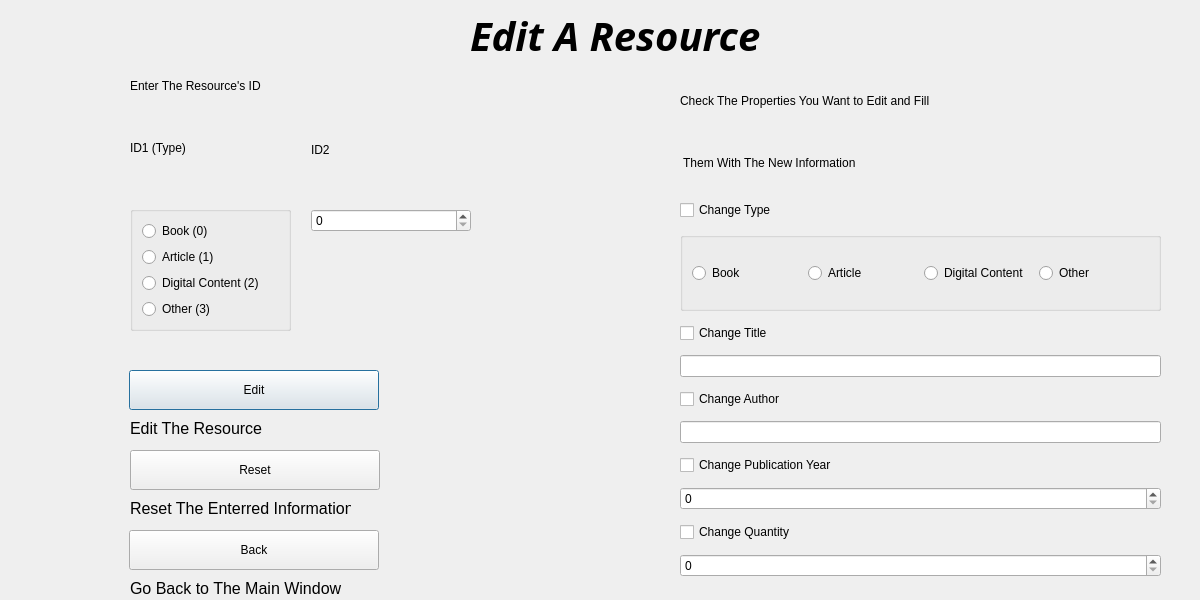
<?xml version="1.0" encoding="UTF-8"?>
<ui version="4.0">
 <class>editWindow</class>
 <widget class="QDialog" name="editWindow">
  <property name="geometry">
   <rect>
    <x>0</x>
    <y>0</y>
    <width>1200</width>
    <height>600</height>
   </rect>
  </property>
  <property name="windowTitle">
   <string>Dialog</string>
  </property>
  <widget class="QPushButton" name="edit">
   <property name="geometry">
    <rect>
     <x>129</x>
     <y>370</y>
     <width>250</width>
     <height>40</height>
    </rect>
   </property>
   <property name="text">
    <string>Edit</string>
   </property>
  </widget>
  <widget class="QPushButton" name="back">
   <property name="geometry">
    <rect>
     <x>129</x>
     <y>530</y>
     <width>250</width>
     <height>40</height>
    </rect>
   </property>
   <property name="text">
    <string>Back</string>
   </property>
  </widget>
  <widget class="QPushButton" name="reset">
   <property name="geometry">
    <rect>
     <x>130</x>
     <y>450</y>
     <width>250</width>
     <height>40</height>
    </rect>
   </property>
   <property name="text">
    <string>Reset</string>
   </property>
  </widget>
  <widget class="QLabel" name="label_2">
   <property name="geometry">
    <rect>
     <x>470</x>
     <y>10</y>
     <width>451</width>
     <height>51</height>
    </rect>
   </property>
   <property name="baseSize">
    <size>
     <width>0</width>
     <height>0</height>
    </size>
   </property>
   <property name="font">
    <font>
     <family>Script MT</family>
     <pointsize>30</pointsize>
     <italic>true</italic>
     <bold>true</bold>
    </font>
   </property>
   <property name="text">
    <string>Edit A Resource</string>
   </property>
  </widget>
  <widget class="QLabel" name="label">
   <property name="geometry">
    <rect>
     <x>130</x>
     <y>70</y>
     <width>309</width>
     <height>31</height>
    </rect>
   </property>
   <property name="text">
    <string>Enter The Resource's ID</string>
   </property>
  </widget>
  <widget class="QWidget" name="layoutWidget">
   <property name="geometry">
    <rect>
     <x>130</x>
     <y>110</y>
     <width>341</width>
     <height>221</height>
    </rect>
   </property>
   <layout class="QHBoxLayout" name="horizontalLayout">
    <property name="spacing">
     <number>20</number>
    </property>
    <item>
     <layout class="QVBoxLayout" name="verticalLayout_3">
      <item>
       <widget class="QLabel" name="label_3">
        <property name="text">
         <string>ID1 (Type)</string>
        </property>
       </widget>
      </item>
      <item>
       <widget class="QGroupBox" name="oldid1">
        <property name="title">
         <string/>
        </property>
        <layout class="QVBoxLayout" name="verticalLayout">
         <item>
          <widget class="QRadioButton" name="oldBook">
           <property name="text">
            <string>Book (0)</string>
           </property>
          </widget>
         </item>
         <item>
          <widget class="QRadioButton" name="oldArticle">
           <property name="text">
            <string>Article (1)</string>
           </property>
          </widget>
         </item>
         <item>
          <widget class="QRadioButton" name="oldDigitalContent">
           <property name="text">
            <string>Digital Content (2)</string>
           </property>
          </widget>
         </item>
         <item>
          <widget class="QRadioButton" name="oldOther">
           <property name="text">
            <string>Other (3)</string>
           </property>
          </widget>
         </item>
        </layout>
       </widget>
      </item>
     </layout>
    </item>
    <item>
     <layout class="QVBoxLayout" name="verticalLayout_2">
      <item>
       <widget class="QLabel" name="label_4">
        <property name="text">
         <string>ID2</string>
        </property>
       </widget>
      </item>
      <item>
       <widget class="QSpinBox" name="oldId2"/>
      </item>
      <item>
       <widget class="QLabel" name="label_6">
        <property name="text">
         <string/>
        </property>
       </widget>
      </item>
     </layout>
    </item>
   </layout>
  </widget>
  <widget class="QWidget" name="layoutWidget">
   <property name="geometry">
    <rect>
     <x>680</x>
     <y>76</y>
     <width>481</width>
     <height>501</height>
    </rect>
   </property>
   <layout class="QVBoxLayout" name="verticalLayout_11">
    <property name="spacing">
     <number>12</number>
    </property>
    <item>
     <layout class="QVBoxLayout" name="verticalLayout_5">
      <item>
       <widget class="QLabel" name="label_5">
        <property name="text">
         <string>Check The Properties You Want to Edit and Fill</string>
        </property>
       </widget>
      </item>
      <item>
       <widget class="QLabel" name="label_7">
        <property name="text">
         <string> Them With The New Information</string>
        </property>
       </widget>
      </item>
     </layout>
    </item>
    <item>
     <layout class="QVBoxLayout" name="verticalLayout_7">
      <item>
       <widget class="QCheckBox" name="isType">
        <property name="text">
         <string>Change Type</string>
        </property>
       </widget>
      </item>
      <item>
       <widget class="QGroupBox" name="newType">
        <property name="title">
         <string/>
        </property>
        <layout class="QHBoxLayout" name="horizontalLayout_2">
         <item>
          <widget class="QRadioButton" name="newBook">
           <property name="text">
            <string>Book</string>
           </property>
          </widget>
         </item>
         <item>
          <widget class="QRadioButton" name="newArticle">
           <property name="text">
            <string>Article</string>
           </property>
          </widget>
         </item>
         <item>
          <widget class="QRadioButton" name="newDigitalContent">
           <property name="text">
            <string>Digital Content</string>
           </property>
          </widget>
         </item>
         <item>
          <widget class="QRadioButton" name="newOther">
           <property name="text">
            <string>Other</string>
           </property>
          </widget>
         </item>
        </layout>
       </widget>
      </item>
     </layout>
    </item>
    <item>
     <layout class="QVBoxLayout" name="verticalLayout_10">
      <item>
       <widget class="QCheckBox" name="isTitle">
        <property name="text">
         <string>Change Title</string>
        </property>
       </widget>
      </item>
      <item>
       <widget class="QLineEdit" name="newTitle"/>
      </item>
     </layout>
    </item>
    <item>
     <layout class="QVBoxLayout" name="verticalLayout_6">
      <item>
       <widget class="QCheckBox" name="isAuthor">
        <property name="text">
         <string>Change Author</string>
        </property>
       </widget>
      </item>
      <item>
       <widget class="QLineEdit" name="newAuthor"/>
      </item>
     </layout>
    </item>
    <item>
     <layout class="QVBoxLayout" name="verticalLayout_9">
      <item>
       <widget class="QCheckBox" name="isPublicationYear">
        <property name="text">
         <string>Change Publication Year</string>
        </property>
       </widget>
      </item>
      <item>
       <widget class="QSpinBox" name="newPublicationYear"/>
      </item>
     </layout>
    </item>
    <item>
     <layout class="QVBoxLayout" name="verticalLayout_8">
      <item>
       <widget class="QCheckBox" name="isQuantity">
        <property name="text">
         <string>Change Quantity</string>
        </property>
       </widget>
      </item>
      <item>
       <widget class="QSpinBox" name="newQuantity"/>
      </item>
     </layout>
    </item>
   </layout>
  </widget>
  <widget class="QLabel" name="label_8">
   <property name="geometry">
    <rect>
     <x>130</x>
     <y>420</y>
     <width>221</width>
     <height>16</height>
    </rect>
   </property>
   <property name="font">
    <font>
     <pointsize>12</pointsize>
    </font>
   </property>
   <property name="text">
    <string>Edit The Resource</string>
   </property>
  </widget>
  <widget class="QLabel" name="label_9">
   <property name="geometry">
    <rect>
     <x>130</x>
     <y>500</y>
     <width>221</width>
     <height>16</height>
    </rect>
   </property>
   <property name="font">
    <font>
     <pointsize>12</pointsize>
    </font>
   </property>
   <property name="text">
    <string>Reset The Enterred Information</string>
   </property>
  </widget>
  <widget class="QLabel" name="label_10">
   <property name="geometry">
    <rect>
     <x>130</x>
     <y>580</y>
     <width>221</width>
     <height>16</height>
    </rect>
   </property>
   <property name="font">
    <font>
     <pointsize>12</pointsize>
    </font>
   </property>
   <property name="text">
    <string>Go Back to The Main Window</string>
   </property>
  </widget>
 </widget>
 <resources/>
 <connections/>
</ui>
